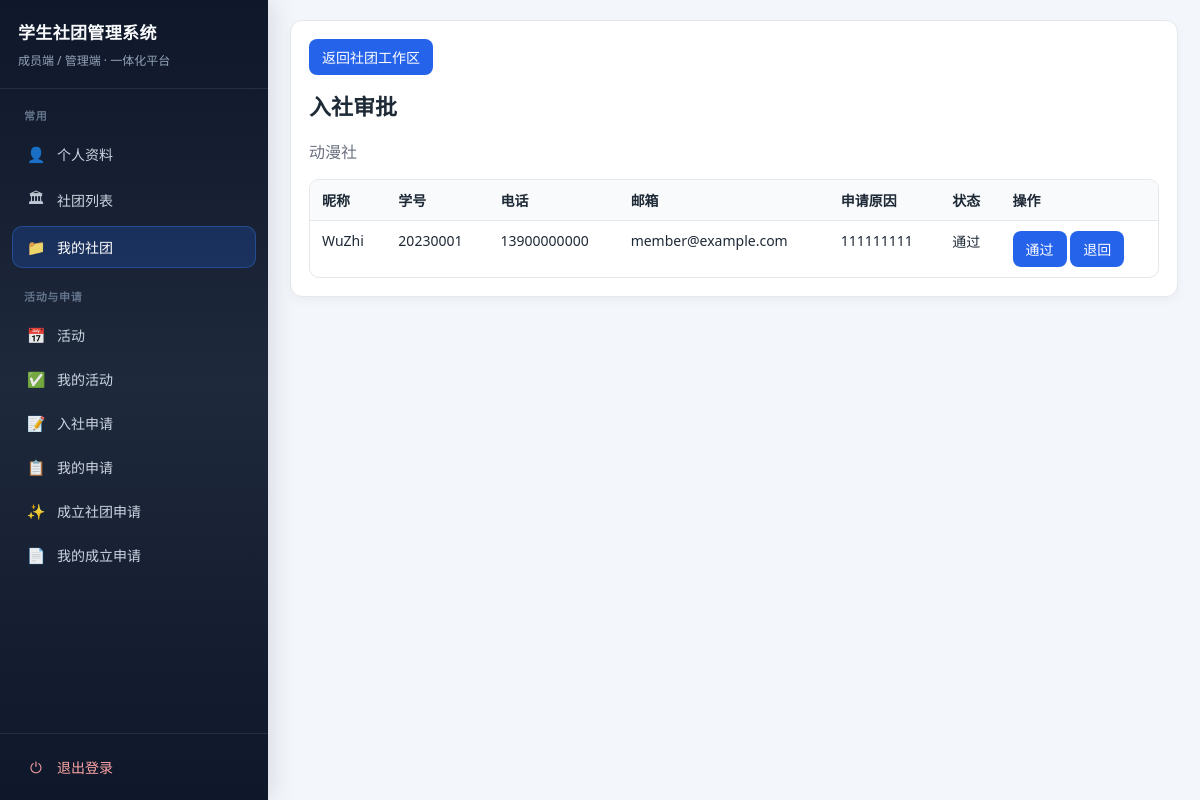
The page /my-clubs/2/applications/ (signed in) on the database its author committed.
### club/models.py (models this page shows, shortened)
class ClubInfo(models.Model):
    name = models.CharField(max_length=128, default="学生社团")
    intro = models.TextField(blank=True)
    charter = models.TextField(blank=True)
    contact = models.CharField(max_length=128, blank=True)
    logo_url = models.URLField("标志图片链接", blank=True)
    logo = models.ImageField("标志图片（上传）", upload_to="club_logos/", blank=True)
    principal = models.CharField(max_length=64, blank=True)

class JoinApplication(models.Model):
    club = models.ForeignKey(
        "ClubInfo",
        on_delete=models.CASCADE,
        null=True,
        blank=True,
        related_name="join_applications",
    )
    nickname = models.CharField("昵称", max_length=64, blank=True)
    student_id = models.CharField(max_length=32)
    phone = models.CharField(max_length=32)
    email = models.EmailField(blank=True)
    reason = models.TextField("申请原因", blank=True)
    status = models.CharField(max_length=16, choices=ApplicationStatus.choices, default=ApplicationStatus.PENDING)
    review_comment = models.TextField(blank=True)
    reviewed_by = models.ForeignKey(settings.AUTH_USER_MODEL, on_delete=models.SET_NULL, null=True, blank=True)
    reviewed_at = models.DateTimeField(null=True, blank=True)
    created_at = models.DateTimeField(auto_now_add=True)
    updated_at = models.DateTimeField(auto_now=True)
    class Meta:
        ordering = ["-created_at"]

### club/views.py (the view)
# urls.py: path("my-clubs/<int:club_pk>/applications/", views.application_manage, name="club_application_manage"),
@login_required
def application_manage(request, club_pk=None):
    profile = request.user.memberprofile
    if profile.role == RoleChoices.SUPER_ADMIN:
        club_o = get_object_or_404(ClubInfo, pk=club_pk)
    else:
        club_o = _require_manageable_club(profile, club_pk)
    apps = JoinApplication.objects.filter(club=club_o)
    return render(request, "club/application_manage.html", {"club": club_o, "apps": apps})

### club/views.py (called while the page is built)
def _get_joined_club_ids(profile):
    club_ids = set(profile.memberships.filter(is_active=True).values_list("club_id", flat=True))
    club_ids.update(
        profile.assignments.filter(is_active=True, department__club__isnull=False).values_list("department__club_id", flat=True)
    )
    if profile.club_id:
        club_ids.add(profile.club_id)
    return sorted(cid for cid in club_ids if cid)

def _get_manageable_club_ids(profile):
    club_ids = set(
        profile.assignments.filter(
            is_active=True,
            department__club__isnull=False,
            position__name__in=CLUB_LEADER_POSITIONS,
        ).values_list("department__club_id", flat=True)
    )
    if profile.role == RoleChoices.CLUB_ADMIN and profile.club_id:
        club_ids.add(profile.club_id)
    return sorted(cid for cid in club_ids if cid)

def _require_manageable_club(profile, club_pk=None):
    club = get_object_or_404(ClubInfo, pk=club_pk) if club_pk else _get_primary_manageable_club(profile)
    if not club:
        raise PermissionDenied("当前账号没有可管理的社团")
    if club.pk not in _get_manageable_club_ids(profile):
        raise PermissionDenied("无权管理该社团")
    return club

def get_unviewed_visible_notices(user, club=None):
    profile = user.memberprofile
    if profile.role == RoleChoices.SUPER_ADMIN:
        return Notice.objects.none()
    return get_visible_notices(user, club=club).exclude(views__profile=profile)

### templates/club/application_manage.html (shortened to what this page needs)
{% extends 'club/base.html' %}
{% block page_back %}
<p class="page-back"><a class="btn" href="{% url 'club:my_club_detail' club.pk %}">返回社团工作区</a></p>
{% endblock %}
{% block content %}
<h2>入社审批</h2>
<p class="muted">{{ club.name }}</p>
<table>
    <tr>
        <th>昵称</th>
        <th>学号</th>
        <th>电话</th>
        <th>邮箱</th>
        <th>申请原因</th>
        <th>状态</th>
        <th>操作</th>
    </tr>
    {% for a in apps %}
    <tr>
        <td>{{ a.nickname|default:'-' }}</td>
        <td>{{ a.student_id }}</td>
        <td>{{ a.phone }}</td>
        <td>{{ a.email|default:'-' }}</td>
        <td>{{ a.reason|default:'-'|truncatechars:40 }}</td>
        <td>{{ a.get_status_display }}</td>
        <td>
            {% if user.memberprofile.role == 'super_admin' %}
            <form method="post" action="{% url 'club:club_application_review' club.pk a.id 'approve' %}" style="display:inline;">{% csrf_token %}<input name="comment" placeholder="意见"><button type="submit">通过</button></form>
            <form method="post" action="{% url 'club:club_application_review' club.pk a.id 'reject' %}" style="display:inline;">{% csrf_token %}<input name="comment" placeholder="原因"><button type="submit">拒绝</button></form>
            <form method="post" action="{% url 'club:club_application_review' club.pk a.id 'return' %}" style="display:inline;">{% csrf_token %}<input name="comment" placeholder="意见"><button type="submit">退回</button></form>
            {% else %}
            <form method="post" action="{% url 'club:club_application_review' club.pk a.id 'approve' %}" style="display:inline;">{% csrf_token %}<button type="submit">通过</button></form>
            <form method="post" action="{% url 'club:club_application_review' club.pk a.id 'return' %}" style="display:inline;">{% csrf_token %}<button type="submit">退回</button></form>
            {% endif %}
        </td>
    </tr>
    {% empty %}
    <tr><td colspan="7" class="muted">暂无申请</td></tr>
    {% endfor %}
</table>
{% endblock %}

### templates/club/base.html (style rules this page uses)
:root { --bg: #f3f6fb; --card: #ffffff; --text: #1f2a37; --muted: #6b7280; --border: #e5e7eb; --primary: #2563eb; --primary-hover: #1d4ed8; --success-bg: #ecfdf3; }
* { box-sizing: border-box; }
body { margin: 0; background: var(--bg); color: var(--text); font-family: "Segoe UI", "Microsoft YaHei", Arial, sans-serif; min-height: 100vh; }
h2 { margin-top: 0; font-size: 22px; }
.muted { color: var(--muted); }
table { border-collapse: separate; border-spacing: 0; width: 100%; margin-top: 12px; border: 1px solid var(--border); border-radius: 10px; overflow: hidden; }
th, td { padding: 10px 12px; text-align: left; border-bottom: 1px solid var(--border); vertical-align: top; font-size: 14px; }
th { background: #f8fafc; font-weight: 600; }
tr:last-child td { border-bottom: none; }
button, input[type="submit"], .btn { border: none; border-radius: 8px; background: var(--primary); color: #fff; padding: 8px 13px; cursor: pointer; text-decoration: none; display: inline-block; font-size: 14px; font-family: inherit; }
.page-back { margin: 0 0 14px 0; }
.page-back a.btn { margin-right: 8px; }
a { color: #1d4ed8; }
form[style*="display:inline"] button { vertical-align: middle; }

### rows shown on the page
ClubInfo: name "动漫社"
JoinApplication: nickname "WuZhi", student_id "20230001", phone "13900000000", email "member@example.com", reason "111111111", status "通过"
